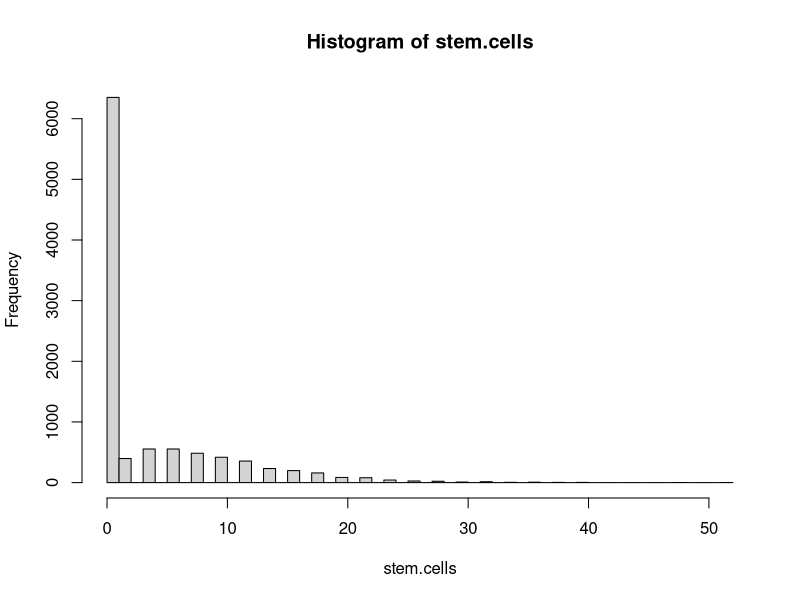

The R source for this figure:
#R Program to Monte Carlo stem cell proliferation model
stem.cells <- c(0)
n.trials <- 10000
n.gens <- 7
p.div <- 0.6
for (i.trial in 1:n.trials) {   # Loop over Monte Carlo Trials  
  n.stem.curr <- 1
  n.stem.next <- 0
  for (i.gen in 1:n.gens) {     # Loop over generations
    ## Add 5 lines here
    ## Looping over stem cells in current gen
    ## and randomly choosing which divide
    for (i.cell in 1:n.stem.curr) {
      if (p.div > runif(1)) {
        n.stem.next <- n.stem.next+2
      }
    } 
    n.stem.curr <- n.stem.next
    n.stem.next <- 0
    if (n.stem.curr==0) {
      break
    }
  }
  stem.cells[i.trial] <- n.stem.curr
}
hist(stem.cells, breaks=50)
output<-sprintf("Mean # cells at %3d gens=%7.2f\n",n.gens, mean(stem.cells))
cat(output)
